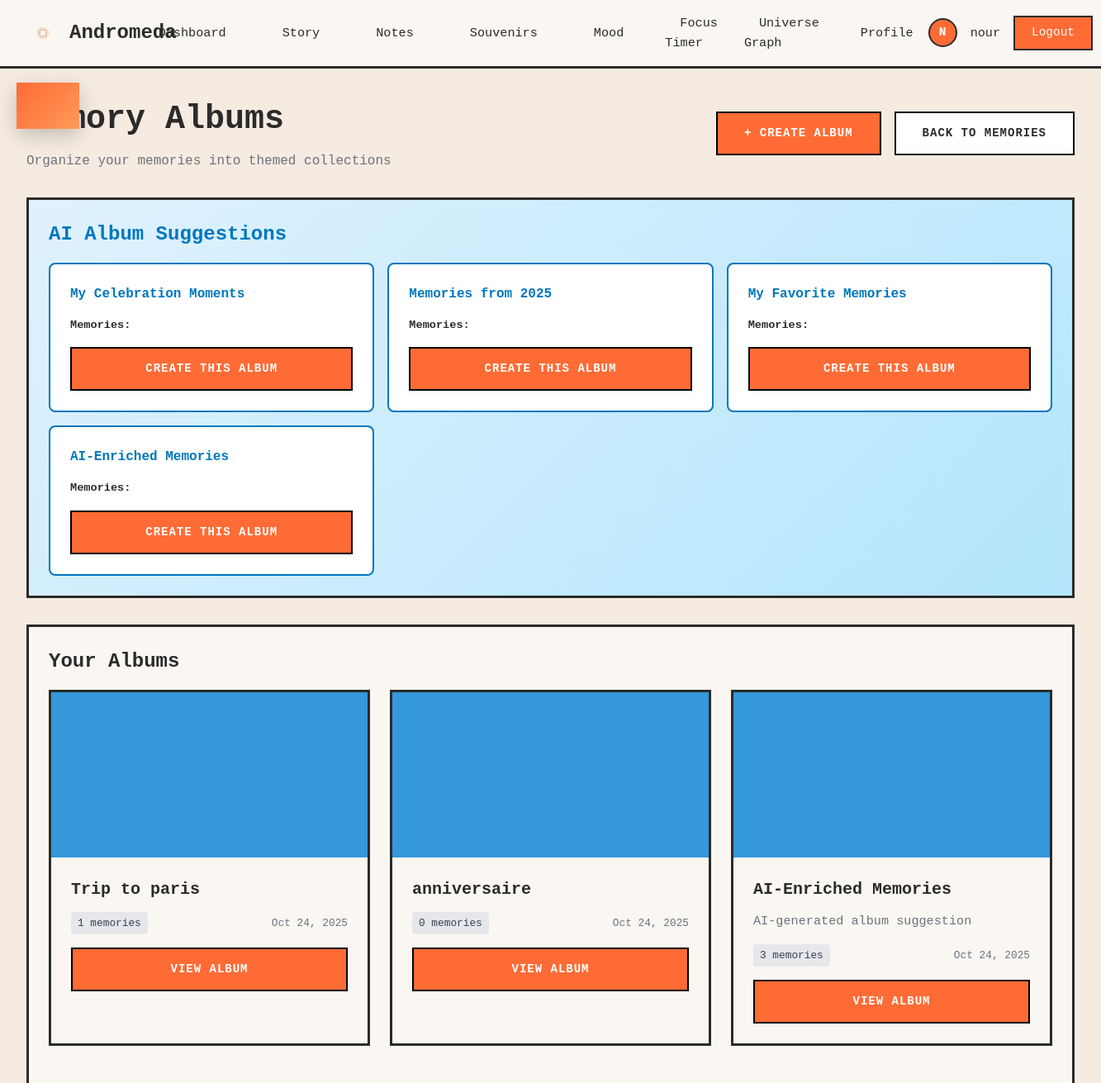
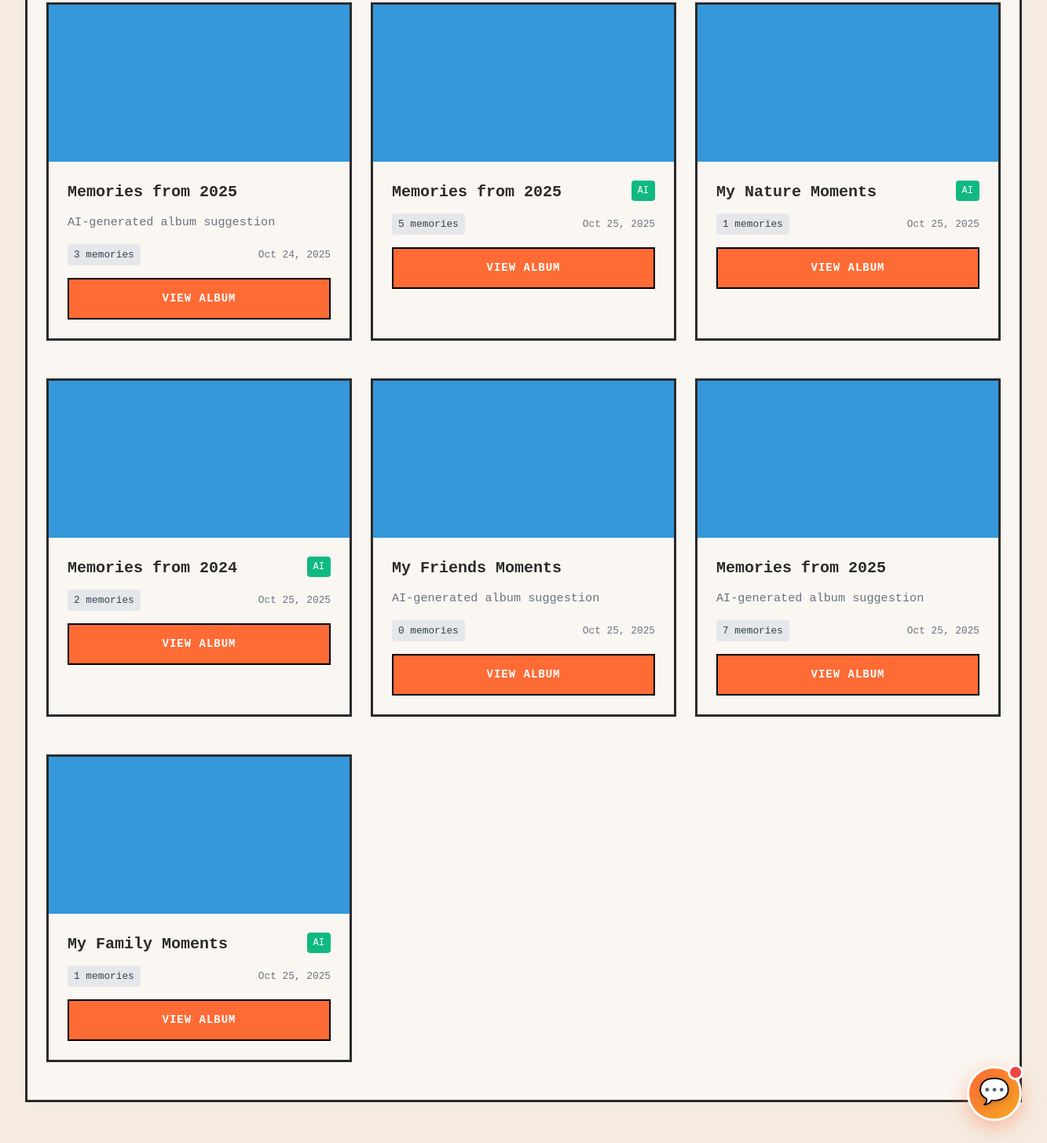
Screenshot of /albums/ (signed in) with the database file from the repository (2 pictures, top to bottom).
### core/models.py (models this page shows, shortened)
class User(AbstractUser):
    avatar_url = models.URLField(blank=True, null=True)
    groups = models.ManyToManyField(
        'auth.Group',
        verbose_name='groups',
        blank=True,
        help_text='The groups this user belongs to.',
        related_name='core_users',
        related_query_name='core_user',
    )
    user_permissions = models.ManyToManyField(
        'auth.Permission',
        verbose_name='user permissions',
        blank=True,
        help_text='Specific permissions for this user.',
        related_name='core_users',
        related_query_name='core_user',
    )

class AlbumSouvenir(models.Model):
    utilisateur = models.ForeignKey('User', on_delete=models.CASCADE, related_name='albums')
    titre = models.CharField(max_length=200, help_text="Album title")
    description = models.TextField(blank=True, help_text="Album description")
    is_auto_generated = models.BooleanField(default=False, help_text="Generated by AI")
    theme_auto = models.CharField(max_length=100, blank=True, default='', help_text="Auto-detected theme")
    souvenirs = models.ManyToManyField(Souvenir, related_name='albums', blank=True)
    couverture_generee = models.ImageField(upload_to='albums/', blank=True, help_text="Auto-generated cover")
    couleur_theme = models.CharField(max_length=7, default='#3498db', help_text="Theme color (hex)")
    is_public = models.BooleanField(default=False)
    ordre_affichage = models.IntegerField(default=0, help_text="Display order")
    created_at = models.DateTimeField(auto_now_add=True)
    updated_at = models.DateTimeField(auto_now=True)
    class Meta:
        ordering = ['ordre_affichage', '-created_at']
        verbose_name = "Memory Album"
        verbose_name_plural = "Memory Albums"

### core/views.py (the view)
# urls.py: path('albums/', views.liste_albums, name='liste_albums'),
@login_required
def liste_albums(request):
    albums = AlbumSouvenir.objects.filter(
        utilisateur=request.user
    ).annotate(souvenirs_total=Count('souvenirs'))
    suggestions = AIAnalysisService.generate_album_suggestions(request.user)
    context = {
        'albums': albums,
        'suggestions': suggestions,
    }
    return render(request, 'core/liste_albums.html', context)

### core/templates/core/liste_albums.html (shortened to what this page needs)
{% extends "core/dashboard_base.html" %}
{% block content %}
<div style="margin-bottom: 2rem;">
    <div style="display: flex; justify-content: space-between; align-items: center; margin-bottom: 1.5rem;">
        <div>
            <h1 style="font-size: 2.5rem; font-weight: bold; margin-bottom: 0.5rem;">Memory Albums</h1>
            <p style="color: var(--text-gray); font-size: 1rem;">Organize your memories into themed collections</p>
        </div>
        <div style="display: flex; gap: 1rem;">
            <a href="{% url 'core:creer_album' %}" class="btn-primary">
                + Create Album
            </a>
            <a href="{% url 'core:liste_souvenirs' %}" class="btn-secondary">
                Back to Memories
            </a>
        </div>
    </div>
</div>
{% if suggestions %}
<div class="card" style="margin-bottom: 2rem; background: linear-gradient(135deg, #e0f2fe 0%, #b3e5fc 100%);">
    <h2 class="card-title" style="color: #0277bd;">AI Album Suggestions</h2>
    <div style="display: grid; grid-template-columns: repeat(auto-fit, minmax(300px, 1fr)); gap: 1rem;">
        {% for suggestion in suggestions %}
        <div style="background: white; padding: 1.5rem; border-radius: 0.5rem; border: 2px solid #0277bd;">
            <h4 style="font-weight: bold; margin-bottom: 0.75rem; color: #0277bd;">{{ suggestion.title }}</h4>
            <p style="font-size: 0.85rem; margin-bottom: 1rem;"><strong>Memories:</strong> {{ suggestion.memory_count }}</p>
            <button class="btn-primary" style="width: 100%;" onclick="createSuggestedAlbum('{{ suggestion.title }}', '{{ suggestion.description }}', '{{ suggestion.type }}', '{{ suggestion.theme|default:"" }}', '{{ suggestion.year|default:"" }}')">
                Create This Album
            </button>
        </div>
        {% endfor %}
    </div>
</div>
{% endif %}
{% if albums %}
<div class="card">
    <h2 class="card-title">Your Albums</h2>
    <div style="display: grid; grid-template-columns: repeat(auto-fill, minmax(300px, 1fr)); gap: 1.5rem;">
        {% for album in albums %}
        <div class="card" style="padding: 0; overflow: hidden;">
            {% if album.couverture_generee %}
                <img src="{{ album.couverture_generee.url }}" alt="{{ album.titre }}" style="width: 100%; height: 200px; object-fit: cover;">
            {% else %}
                <div class="album-cover-placeholder" style="--album-color: {{ album.couleur_theme|default:'#3498db' }};">
                </div>
            {% endif %}
            <div style="padding: 1.5rem;">
                <div style="display: flex; justify-content: space-between; align-items: start; margin-bottom: 0.75rem;">
                    <h3 style="font-size: 1.25rem; font-weight: bold;">{{ album.titre }}</h3>
                    {% if album.is_auto_generated %}
                        <span style="background: #10b981; color: white; padding: 0.25rem 0.5rem; border-radius: 0.25rem; font-size: 0.75rem;">AI</span>
                    {% endif %}
                </div>
                {% if album.description %}
                <p style="color: var(--text-gray); font-size: 0.95rem; margin-bottom: 1rem; display: -webkit-box; -webkit-line-clamp: 2; line-clamp: 2; -webkit-box-orient: vertical; overflow: hidden;">{{ album.description }}</p>
                {% endif %}
                <div style="display: flex; justify-content: space-between; align-items: center; margin-bottom: 1rem;">
                    <span style="background: #e5e7eb; color: #374151; padding: 0.25rem 0.5rem; border-radius: 0.25rem; font-size: 0.8rem;">{{ album.souvenirs_total }} memories</span>
                    <span style="color: var(--text-gray); font-size: 0.8rem;">{{ album.created_at|date:"M j, Y" }}</span>
                </div>
                <a href="{% url 'core:detail_album' album.id %}" class="btn-primary" style="width: 100%; text-align: center;">
                    View Album
                </a>
            </div>
        </div>
        {% endfor %}
    </div>
</div>
{% endif %}
{% endblock %}

### core/templates/core/dashboard_base.html (shortened to what this page needs)
<!doctype html>
{% load static %}
<html lang="en">
<head>
    <script src="https://cdn.tailwindcss.com"></script>
    <link rel="stylesheet" href="{% static 'css/chase.css' %}">
</head>
<body>
    <nav class="navbar">
        <a href="{% url 'core:dashboard' %}" class="navbar-brand">
            <img src="{% static 'assets/logo.png' %}" alt="Andromeda Logo" onerror="this.style.display='none';">
            Andromeda
        </a>
        <ul class="navbar-menu" id="navbarMenu">
            <li><a href="{% url 'core:dashboard' %}" class="{% if request.resolver_match.url_name == 'dashboard' %}active{% endif %}">Dashboard</a></li>
            <li><a href="{% url 'core:story_inspiration' %}" class="{% if request.resolver_match.url_name == 'story_inspiration' %}active{% endif %}">Story</a></li>
            <li><a href="{% url 'notes:list' %}" class="{% if '/dashboard/notes/' in request.path %}active{% endif %}">Notes</a></li>
            <li><a href="{% url 'core:memories_dashboard' %}" class="{% if request.resolver_match.url_name == 'memories_dashboard' %}active{% endif %}">Souvenirs</a></li>
            <li><a href="{% url 'core:mood' %}" class="{% if request.resolver_match.url_name == 'mood' %}active{% endif %}">Mood</a></li>
            <li><a href="/focus/" class="{% if '/focus/' in request.path %}active{% endif %}">Focus Timer</a></li>
            <li><a href="/graph/" class="{% if '/graph/' in request.path %}active{% endif %}">Universe Graph</a></li>
            <li><a href="{% url 'core:profile' %}" class="{% if request.resolver_match.url_name == 'profile' %}active{% endif %}">Profile</a></li>
        </ul>
        <div class="navbar-user">
            {% if user.is_authenticated %}
                <div class="navbar-avatar">{{ user.username|slice:":1"|upper }}</div>
                <span class="navbar-username">{{ user.username }}</span>
                <form method="post" action="{% url 'logout' %}" style="display: inline;">
                    <button type="submit" class="btn-logout" style="margin: 0;">Logout</button>
                </form>
            {% else %}
                <a href="{% url 'login' %}" class="btn-logout">Login</a>
            {% endif %}
        </div>
    </nav>
    <div class="dashboard-container">
        {% block content %}{% endblock %}
    </div>
    <div id="chatbotFloat" onclick="toggleChatbot()" style="
        position: fixed;
        bottom: 2rem;
        right: 2rem;
        width: 70px;
        height: 70px;
        background: linear-gradient(135deg, var(--accent-orange) 0%, #f5a623 100%);
        border-radius: 50%;
        display: flex;
        align-items: center;
        justify-content: center;
        box-shadow: 0 8px 24px rgba(255, 107, 53, 0.4);
        cursor: pointer;
        transition: all 0.4s cubic-bezier(0.4, 0, 0.2, 1);
        z-index: 9999;
        border: 3px solid white;
        animation: floatPulse 3s ease-in-out infinite;
    " onmouseover="this.style.transform='scale(1.15) rotate(10deg)'; this.style.boxShadow='0 12px 32px rgba(255, 107, 53, 0.6)'" onmouseout="this.style.transform='scale(1) rotate(0deg)'; this.style.boxShadow='0 8px 24px rgba(255, 107, 53, 0.4)'">
        <span style="font-size: 2rem; filter: drop-shadow(0 2px 4px rgba(0,0,0,0.2));">💬</span>
    </div>
</body>
</html>

### core/templates/core/dashboard_base.html (style rules this page uses)
:root { --page-bg: #f5ebe0; --panel-bg: #faf6f1; --border-color: #2b2b2b; --accent-orange: #ff6b35; --text-dark: #2b2b2b; --text-gray: #6b7280; --separator-color: #d4c5b9; }
* { margin: 0; padding: 0; box-sizing: border-box; }
html { font-size: 16px; scroll-behavior: smooth; }
body { background: var(--page-bg) !important; color: var(--text-dark) !important; font-family: 'Courier New', monospace; -webkit-font-smoothing: antialiased; min-height: 100vh; }
.navbar { background: var(--panel-bg); border-bottom: 3px solid var(--border-color); padding: 1rem 2rem; display: flex; align-items: center; justify-content: space-between; position: sticky; top: 0; z-index: 1000; }
.navbar-brand { display: flex; align-items: center; gap: 0.75rem; font-size: 1.5rem; font-weight: bold; color: var(--text-dark); text-decoration: none; }
.navbar-brand img { width: 40px; height: 40px; object-fit: contain; }
.navbar-menu { display: flex; align-items: center; gap: 2rem; list-style: none; }
.navbar-menu a { color: var(--text-dark); text-decoration: none; font-size: 0.95rem; transition: color 0.2s ease; padding: 0.5rem 1rem; border: 2px solid transparent; }
.navbar-user { display: flex; align-items: center; gap: 1rem; }
.navbar-avatar { width: 35px; height: 35px; border-radius: 50%; background: var(--accent-orange); color: white; display: flex; align-items: center; justify-content: center; font-weight: bold; font-size: 0.9rem; border: 2px solid var(--border-color); }
.navbar-username { font-size: 0.95rem; color: var(--text-dark); }
.btn-logout { padding: 0.5rem 1.25rem; background: var(--accent-orange); color: white; border: 2px solid var(--border-color); cursor: pointer; font-family: 'Courier New', monospace; font-size: 0.9rem; transition: opacity 0.2s ease; text-decoration: none; display: inline-block; }
.dashboard-container { max-width: 1400px; margin: 0 auto; padding: 2rem; }
.card { background: var(--panel-bg); border: 3px solid var(--border-color); padding: 1.5rem; margin-bottom: 1.5rem; }
.card-title { font-size: 1.5rem; font-weight: bold; margin-bottom: 1rem; color: var(--text-dark); }
.btn-primary { background: var(--accent-orange); color: #FFFFFF; border: 2px solid #000000; border-radius: 0px; padding: 14px 32px; font-size: 14px; font-weight: 700; text-transform: uppercase; letter-spacing: 1px; cursor: pointer; transition: all 0.2s; box-shadow: none; font-family: 'Courier New', monospace; text-decoration: none; display: inline-block; }
.btn-secondary { background:#FFFFFF; color:var(--text-dark); border:2px solid #000000; border-radius:0; padding:14px 32px; font-size:14px; font-weight:700; text-transform:uppercase; letter-spacing:1px; cursor:pointer; transition: all 0.2s; font-family: 'Courier New', monospace; text-decoration: none; display: inline-block; }
#chatbotFloat::before { content: ''; position: absolute; top: -5px; right: -5px; width: 20px; height: 20px; background: #ef4444; border-radius: 50%; border: 3px solid white; animation: pulse 2s ease-in-out infinite; }

### core/templates/core/liste_albums.html (style rules this page uses)
.album-cover-placeholder { width: 100%; height: 200px; background: var(--album-color, #3498db); display: flex; align-items: center; justify-content: center; }

### rows the page displays
User: username "N", username "nour"
AlbumSouvenir: titre "Trip to paris", souvenirs_total "1", created_at "Oct 24, 2025"
AlbumSouvenir: titre "anniversaire", souvenirs_total "0", created_at "Oct 24, 2025"
AlbumSouvenir: titre "AI-Enriched Memories", description "AI-generated album suggestion", souvenirs_total "3", created_at "Oct 24, 2025"
AlbumSouvenir: titre "Memories from 2025", description "AI-generated album suggestion", souvenirs_total "3", created_at "Oct 24, 2025"
AlbumSouvenir: titre "Memories from 2025", is_auto_generated "AI", souvenirs_total "5", created_at "Oct 25, 2025"
AlbumSouvenir: titre "My Nature Moments", is_auto_generated "AI", souvenirs_total "1", created_at "Oct 25, 2025"
AlbumSouvenir: titre "Memories from 2024", is_auto_generated "AI", souvenirs_total "2", created_at "Oct 25, 2025"
AlbumSouvenir: titre "My Friends Moments", description "AI-generated album suggestion", souvenirs_total "0", created_at "Oct 25, 2025"
AlbumSouvenir: titre "Memories from 2025", description "AI-generated album suggestion", souvenirs_total "7", created_at "Oct 25, 2025"
AlbumSouvenir: titre "My Family Moments", is_auto_generated "AI", souvenirs_total "1", created_at "Oct 25, 2025"

### other values shown
{{ suggestion.title }} "My Celebration Moments" "Memories from 2025" "My Favorite Memories" "AI-Enriched Memories"
